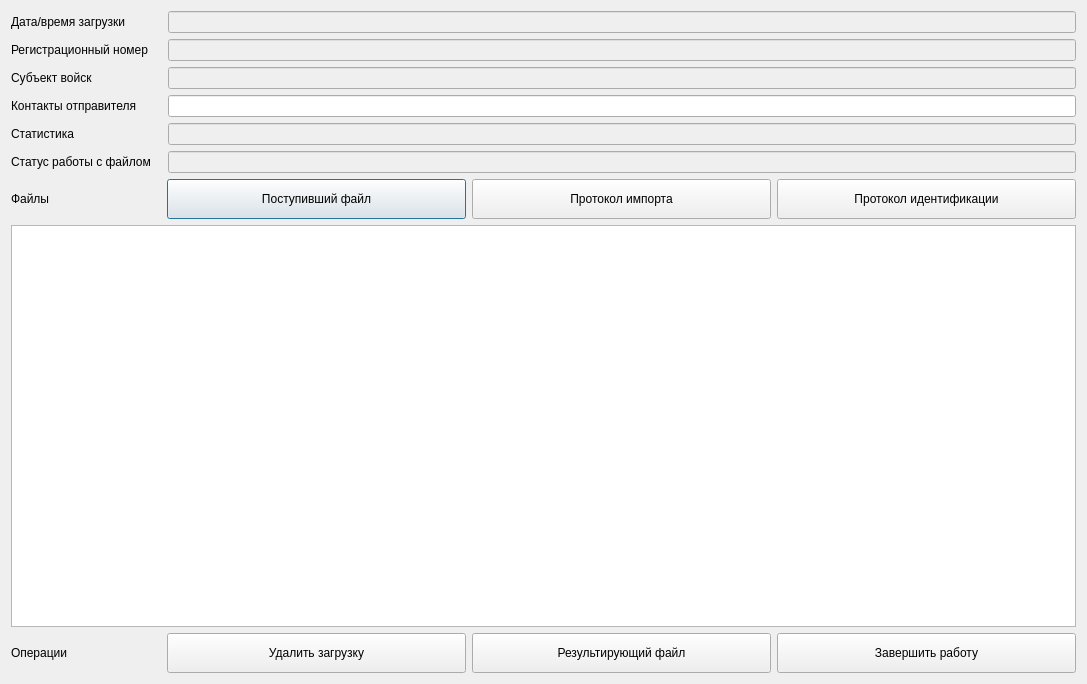
<?xml version="1.0" encoding="UTF-8"?>
<ui version="4.0">
 <class>Dialog_import</class>
 <widget class="QDialog" name="Dialog_import">
  <property name="geometry">
   <rect>
    <x>0</x>
    <y>0</y>
    <width>1087</width>
    <height>684</height>
   </rect>
  </property>
  <property name="windowTitle">
   <string>Загруженный файл</string>
  </property>
  <layout class="QGridLayout" name="gridLayout">
   <item row="0" column="0">
    <layout class="QVBoxLayout" name="verticalLayout">
     <item>
      <layout class="QHBoxLayout" name="horizontalLayout_created_utc" stretch="1,6">
       <item>
        <widget class="QLabel" name="label_created_utc">
         <property name="text">
          <string>Дата/время загрузки</string>
         </property>
        </widget>
       </item>
       <item>
        <widget class="QLineEdit" name="lineEdit_created_utc">
         <property name="enabled">
          <bool>false</bool>
         </property>
        </widget>
       </item>
      </layout>
     </item>
     <item>
      <layout class="QHBoxLayout" name="horizontalLayout_reg_num" stretch="1,6">
       <item>
        <widget class="QLabel" name="label_reg_num">
         <property name="text">
          <string>Регистрационный номер</string>
         </property>
        </widget>
       </item>
       <item>
        <widget class="QLineEdit" name="lineEdit_reg_num">
         <property name="enabled">
          <bool>false</bool>
         </property>
        </widget>
       </item>
      </layout>
     </item>
     <item>
      <layout class="QHBoxLayout" name="horizontalLayout_subject" stretch="1,6">
       <item>
        <widget class="QLabel" name="label_subject">
         <property name="text">
          <string>Субъект войск</string>
         </property>
        </widget>
       </item>
       <item>
        <widget class="QLineEdit" name="lineEdit_subject">
         <property name="enabled">
          <bool>false</bool>
         </property>
        </widget>
       </item>
      </layout>
     </item>
     <item>
      <layout class="QHBoxLayout" name="horizontalLayout_contacts" stretch="1,6">
       <item>
        <widget class="QLabel" name="label_contacts">
         <property name="text">
          <string>Контакты отправителя</string>
         </property>
        </widget>
       </item>
       <item>
        <widget class="QLineEdit" name="lineEdit_contacts">
         <property name="enabled">
          <bool>true</bool>
         </property>
        </widget>
       </item>
      </layout>
     </item>
     <item>
      <layout class="QHBoxLayout" name="horizontalLayout_stat" stretch="1,6">
       <item>
        <widget class="QLabel" name="label_stat">
         <property name="text">
          <string>Статистика</string>
         </property>
        </widget>
       </item>
       <item>
        <widget class="QLineEdit" name="lineEdit_stat">
         <property name="enabled">
          <bool>false</bool>
         </property>
        </widget>
       </item>
      </layout>
     </item>
     <item>
      <layout class="QHBoxLayout" name="horizontalLayout_status" stretch="1,6">
       <item>
        <widget class="QLabel" name="label_status">
         <property name="text">
          <string>Статус работы с файлом</string>
         </property>
        </widget>
       </item>
       <item>
        <widget class="QLineEdit" name="lineEdit_status">
         <property name="enabled">
          <bool>false</bool>
         </property>
        </widget>
       </item>
      </layout>
     </item>
     <item>
      <layout class="QHBoxLayout" name="horizontalLayout_files" stretch="1,2,2,2">
       <item>
        <widget class="QLabel" name="label_files">
         <property name="text">
          <string>Файлы</string>
         </property>
        </widget>
       </item>
       <item>
        <widget class="QPushButton" name="pushButton_received_file">
         <property name="minimumSize">
          <size>
           <width>0</width>
           <height>40</height>
          </size>
         </property>
         <property name="text">
          <string>Поступивший файл</string>
         </property>
        </widget>
       </item>
       <item>
        <widget class="QPushButton" name="pushButton_protocol_import">
         <property name="minimumSize">
          <size>
           <width>0</width>
           <height>40</height>
          </size>
         </property>
         <property name="text">
          <string>Протокол импорта</string>
         </property>
        </widget>
       </item>
       <item>
        <widget class="QPushButton" name="pushButton_protocol_init">
         <property name="minimumSize">
          <size>
           <width>0</width>
           <height>40</height>
          </size>
         </property>
         <property name="text">
          <string>Протокол идентификации</string>
         </property>
        </widget>
       </item>
      </layout>
     </item>
     <item>
      <layout class="QHBoxLayout" name="horizontalLayout_rows">
       <item>
        <widget class="QTableView" name="tableView_rows">
         <property name="selectionBehavior">
          <enum>QAbstractItemView::SelectRows</enum>
         </property>
         <property name="sortingEnabled">
          <bool>true</bool>
         </property>
         <attribute name="horizontalHeaderMinimumSectionSize">
          <number>50</number>
         </attribute>
         <attribute name="horizontalHeaderDefaultSectionSize">
          <number>50</number>
         </attribute>
         <attribute name="verticalHeaderMinimumSectionSize">
          <number>63</number>
         </attribute>
         <attribute name="verticalHeaderDefaultSectionSize">
          <number>90</number>
         </attribute>
        </widget>
       </item>
      </layout>
     </item>
     <item>
      <layout class="QHBoxLayout" name="horizontalLayout_operations" stretch="1,2,2,2">
       <item>
        <widget class="QLabel" name="label_operations">
         <property name="text">
          <string>Операции</string>
         </property>
        </widget>
       </item>
       <item>
        <widget class="QPushButton" name="pushButton_import_delete">
         <property name="minimumSize">
          <size>
           <width>0</width>
           <height>40</height>
          </size>
         </property>
         <property name="text">
          <string>Удалить загрузку</string>
         </property>
        </widget>
       </item>
       <item>
        <widget class="QPushButton" name="pushButton_result_file">
         <property name="minimumSize">
          <size>
           <width>0</width>
           <height>40</height>
          </size>
         </property>
         <property name="text">
          <string>Результирующий файл</string>
         </property>
        </widget>
       </item>
       <item>
        <widget class="QPushButton" name="pushButton_import_finish">
         <property name="minimumSize">
          <size>
           <width>0</width>
           <height>40</height>
          </size>
         </property>
         <property name="text">
          <string>Завершить работу</string>
         </property>
        </widget>
       </item>
      </layout>
     </item>
    </layout>
   </item>
  </layout>
 </widget>
 <resources/>
 <connections/>
</ui>
